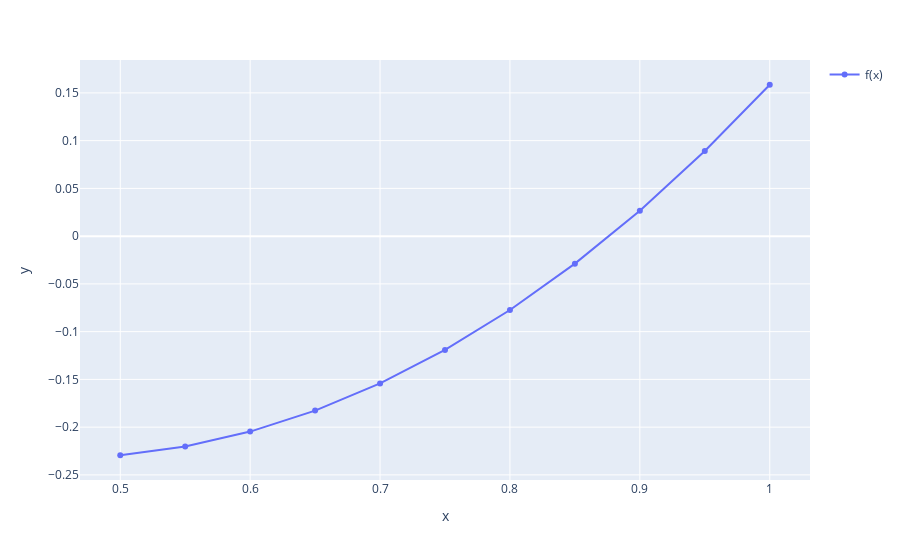

Notebook source saved alongside this figure:
### Markdown cell above
# Определение $x_i$ и $f_i$

### Code cell
h = (b - a) / n
x_points = []
y_points = []
for i in range(n + 1):
    x_points.append(a + i * h)
    y_points.append(float(f.subs(x, x_points[i])))

figure = px.line(x=x_points, y=y_points, markers=True)
figure.update_traces(name="f(x)", showlegend=True)
figure.show()

### Figure 1 — Plotly figure (JSON) as saved in the notebook; plotly's stock layout.template omitted (floating-point values rounded to 4 significant figures)
{"data": [{"hovertemplate": "x=%{x}<br>y=%{y}<extra></extra>", "legendgroup": "", "line": {"color": "#636efa", "dash": "solid"}, "marker": {"symbol": "circle"}, "mode": "lines+markers", "name": "f(x)", "orientation": "v", "showlegend": true, "type": "scatter", "x": [0.5, 0.55, 0.6, 0.65, 0.7, 0.75, 0.8, 0.85, 0.9, 0.95, 1.0], "xaxis": "x", "y": [-0.2294, -0.2202, -0.2046, -0.1827, -0.1542, -0.1191, -0.07736, -0.02878, 0.02667, 0.08908, 0.1585], "yaxis": "y"}], "layout": {"legend": {"tracegroupgap": 0}, "margin": {"t": 60}, "xaxis": {"anchor": "y", "domain": [0, 1], "title": {"text": "x"}}, "yaxis": {"anchor": "x", "domain": [0, 1], "title": {"text": "y"}}}}
